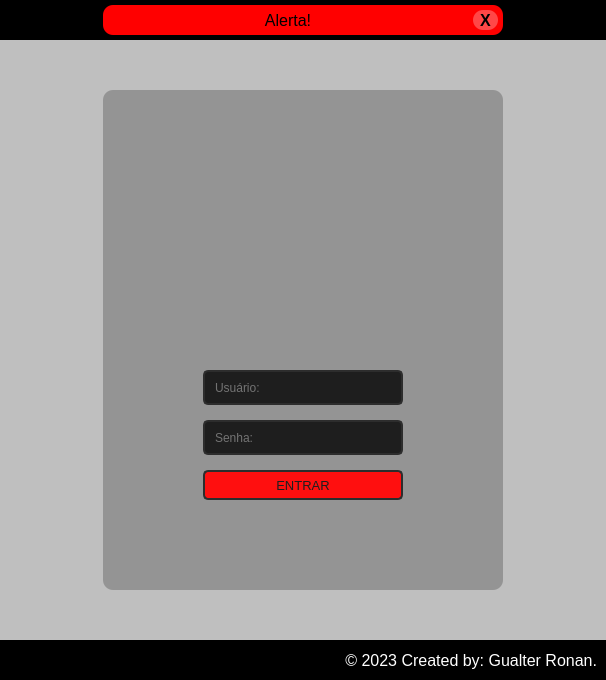
<?xml version="1.0" encoding="UTF-8"?>
<ui version="4.0">
 <class>Login</class>
 <widget class="QWidget" name="Login">
  <property name="geometry">
   <rect>
    <x>0</x>
    <y>0</y>
    <width>606</width>
    <height>680</height>
   </rect>
  </property>
  <property name="windowTitle">
   <string>Form</string>
  </property>
  <layout class="QVBoxLayout" name="verticalLayout">
   <property name="spacing">
    <number>0</number>
   </property>
   <property name="leftMargin">
    <number>0</number>
   </property>
   <property name="topMargin">
    <number>0</number>
   </property>
   <property name="rightMargin">
    <number>0</number>
   </property>
   <property name="bottomMargin">
    <number>0</number>
   </property>
   <item>
    <widget class="QFrame" name="top">
     <property name="minimumSize">
      <size>
       <width>0</width>
       <height>40</height>
      </size>
     </property>
     <property name="maximumSize">
      <size>
       <width>16777215</width>
       <height>40</height>
      </size>
     </property>
     <property name="styleSheet">
      <string notr="true">background-color: rgb(0, 0, 0);</string>
     </property>
     <property name="frameShape">
      <enum>QFrame::NoFrame</enum>
     </property>
     <property name="frameShadow">
      <enum>QFrame::Raised</enum>
     </property>
     <layout class="QHBoxLayout" name="horizontalLayout_2">
      <property name="spacing">
       <number>0</number>
      </property>
      <property name="leftMargin">
       <number>0</number>
      </property>
      <property name="topMargin">
       <number>0</number>
      </property>
      <property name="rightMargin">
       <number>0</number>
      </property>
      <property name="bottomMargin">
       <number>0</number>
      </property>
      <item>
       <widget class="QFrame" name="alert">
        <property name="maximumSize">
         <size>
          <width>400</width>
          <height>30</height>
         </size>
        </property>
        <property name="styleSheet">
         <string notr="true">background-color: rgb(255, 0, 0);
border-radius: 10px;</string>
        </property>
        <property name="frameShape">
         <enum>QFrame::StyledPanel</enum>
        </property>
        <property name="frameShadow">
         <enum>QFrame::Raised</enum>
        </property>
        <layout class="QHBoxLayout" name="horizontalLayout_3">
         <property name="spacing">
          <number>0</number>
         </property>
         <property name="leftMargin">
          <number>0</number>
         </property>
         <property name="topMargin">
          <number>5</number>
         </property>
         <property name="rightMargin">
          <number>5</number>
         </property>
         <property name="bottomMargin">
          <number>5</number>
         </property>
         <item>
          <widget class="QLabel" name="label_2">
           <property name="font">
            <font>
             <pointsize>12</pointsize>
            </font>
           </property>
           <property name="text">
            <string>Alerta!</string>
           </property>
           <property name="alignment">
            <set>Qt::AlignCenter</set>
           </property>
          </widget>
         </item>
         <item>
          <widget class="QPushButton" name="bt_close">
           <property name="maximumSize">
            <size>
             <width>25</width>
             <height>25</height>
            </size>
           </property>
           <property name="font">
            <font>
             <pointsize>12</pointsize>
             <weight>75</weight>
             <bold>true</bold>
            </font>
           </property>
           <property name="cursor">
            <cursorShape>PointingHandCursor</cursorShape>
           </property>
           <property name="styleSheet">
            <string notr="true">background-color: rgb(255, 71, 71);
border-radius: 10px;
</string>
           </property>
           <property name="text">
            <string>X</string>
           </property>
          </widget>
         </item>
        </layout>
       </widget>
      </item>
     </layout>
    </widget>
   </item>
   <item>
    <widget class="QFrame" name="content">
     <property name="styleSheet">
      <string notr="true">background-color: rgb(191, 191, 191);</string>
     </property>
     <property name="frameShape">
      <enum>QFrame::NoFrame</enum>
     </property>
     <property name="frameShadow">
      <enum>QFrame::Raised</enum>
     </property>
     <layout class="QHBoxLayout" name="horizontalLayout">
      <item>
       <widget class="QFrame" name="login">
        <property name="minimumSize">
         <size>
          <width>400</width>
          <height>500</height>
         </size>
        </property>
        <property name="maximumSize">
         <size>
          <width>400</width>
          <height>500</height>
         </size>
        </property>
        <property name="styleSheet">
         <string notr="true">background-color: rgb(148, 148, 148);
border-radius: 10px;</string>
        </property>
        <property name="frameShape">
         <enum>QFrame::NoFrame</enum>
        </property>
        <property name="frameShadow">
         <enum>QFrame::Raised</enum>
        </property>
        <widget class="QFrame" name="login_icon">
         <property name="geometry">
          <rect>
           <x>150</x>
           <y>140</y>
           <width>100</width>
           <height>100</height>
          </rect>
         </property>
         <property name="styleSheet">
          <string notr="true">background-image: url(:/icon_login/login.png);
backgroun-reapet: no-reapet;
background-position: center;</string>
         </property>
         <property name="frameShape">
          <enum>QFrame::StyledPanel</enum>
         </property>
         <property name="frameShadow">
          <enum>QFrame::Raised</enum>
         </property>
        </widget>
        <widget class="QLineEdit" name="line_user">
         <property name="geometry">
          <rect>
           <x>100</x>
           <y>280</y>
           <width>200</width>
           <height>35</height>
          </rect>
         </property>
         <property name="styleSheet">
          <string notr="true">QLineEdit {
	border: 2px solid rgb(45, 45, 45);
	border-radius: 5px;
	background-color: rgb(30, 30, 30);
	color: rgb(200, 200, 200);
	padding: 8px;
}
QLineEdit:hover {
	border: 2px solid rgb(200, 200, 200);
	color: rgb(200, 200, 200);
}
QLineEdit:focus {
	border: 2px solid rgb(254, 14, 15);
	color: rgb(200, 200, 200);
}</string>
         </property>
         <property name="maxLength">
          <number>12</number>
         </property>
         <property name="placeholderText">
          <string>Usuário:</string>
         </property>
        </widget>
        <widget class="QLineEdit" name="line_password">
         <property name="geometry">
          <rect>
           <x>100</x>
           <y>330</y>
           <width>200</width>
           <height>35</height>
          </rect>
         </property>
         <property name="styleSheet">
          <string notr="true">QLineEdit {
	border: 2px solid rgb(45, 45, 45);
	border-radius: 5px;
	background-color: rgb(30, 30, 30);
	color: rgb(200, 200, 200);
	padding: 8px;
}
QLineEdit:hover {
	border: 2px solid rgb(200, 200, 200);
	color: rgb(200, 200, 200);
}
QLineEdit:focus {
	border: 2px solid rgb(254, 14, 15);
	color: rgb(200, 200, 200);
}</string>
         </property>
         <property name="maxLength">
          <number>12</number>
         </property>
         <property name="echoMode">
          <enum>QLineEdit::Password</enum>
         </property>
         <property name="placeholderText">
          <string>Senha:</string>
         </property>
        </widget>
        <widget class="QPushButton" name="bt_enter">
         <property name="geometry">
          <rect>
           <x>100</x>
           <y>380</y>
           <width>200</width>
           <height>30</height>
          </rect>
         </property>
         <property name="font">
          <font>
           <pointsize>10</pointsize>
          </font>
         </property>
         <property name="cursor">
          <cursorShape>PointingHandCursor</cursorShape>
         </property>
         <property name="styleSheet">
          <string notr="true">QPushButton{
	border: 2px solid rgb(45, 45, 45);
	border-radius: 5px;
	background-color: rgb(255, 15, 15);
	color: rgb(30, 30, 30);
	padding: 8px;
}
QPushButton:hover{
	border: 2px solid rgb(200, 200, 200);
	color: rgb(200, 200, 200);
}
QPushButton:pressed{
	border: 2px solid rgb(45, 45, 45);
	color: rgb(30, 30, 30);
}</string>
         </property>
         <property name="text">
          <string>ENTRAR</string>
         </property>
        </widget>
       </widget>
      </item>
     </layout>
    </widget>
   </item>
   <item>
    <widget class="QFrame" name="bottom">
     <property name="maximumSize">
      <size>
       <width>16777215</width>
       <height>40</height>
      </size>
     </property>
     <property name="styleSheet">
      <string notr="true">background-color: rgb(0, 0, 0);</string>
     </property>
     <property name="frameShape">
      <enum>QFrame::NoFrame</enum>
     </property>
     <property name="frameShadow">
      <enum>QFrame::Raised</enum>
     </property>
     <layout class="QVBoxLayout" name="verticalLayout_2">
      <item>
       <widget class="QLabel" name="label">
        <property name="font">
         <font>
          <pointsize>12</pointsize>
         </font>
        </property>
        <property name="styleSheet">
         <string notr="true">color: rgb(255, 255, 255);</string>
        </property>
        <property name="text">
         <string>© 2023 Created by: Gualter Ronan.</string>
        </property>
        <property name="alignment">
         <set>Qt::AlignRight|Qt::AlignTrailing|Qt::AlignVCenter</set>
        </property>
       </widget>
      </item>
     </layout>
    </widget>
   </item>
  </layout>
 </widget>
 <resources>
  <include location="../img/file_rc.qrc"/>
 </resources>
 <connections/>
</ui>
